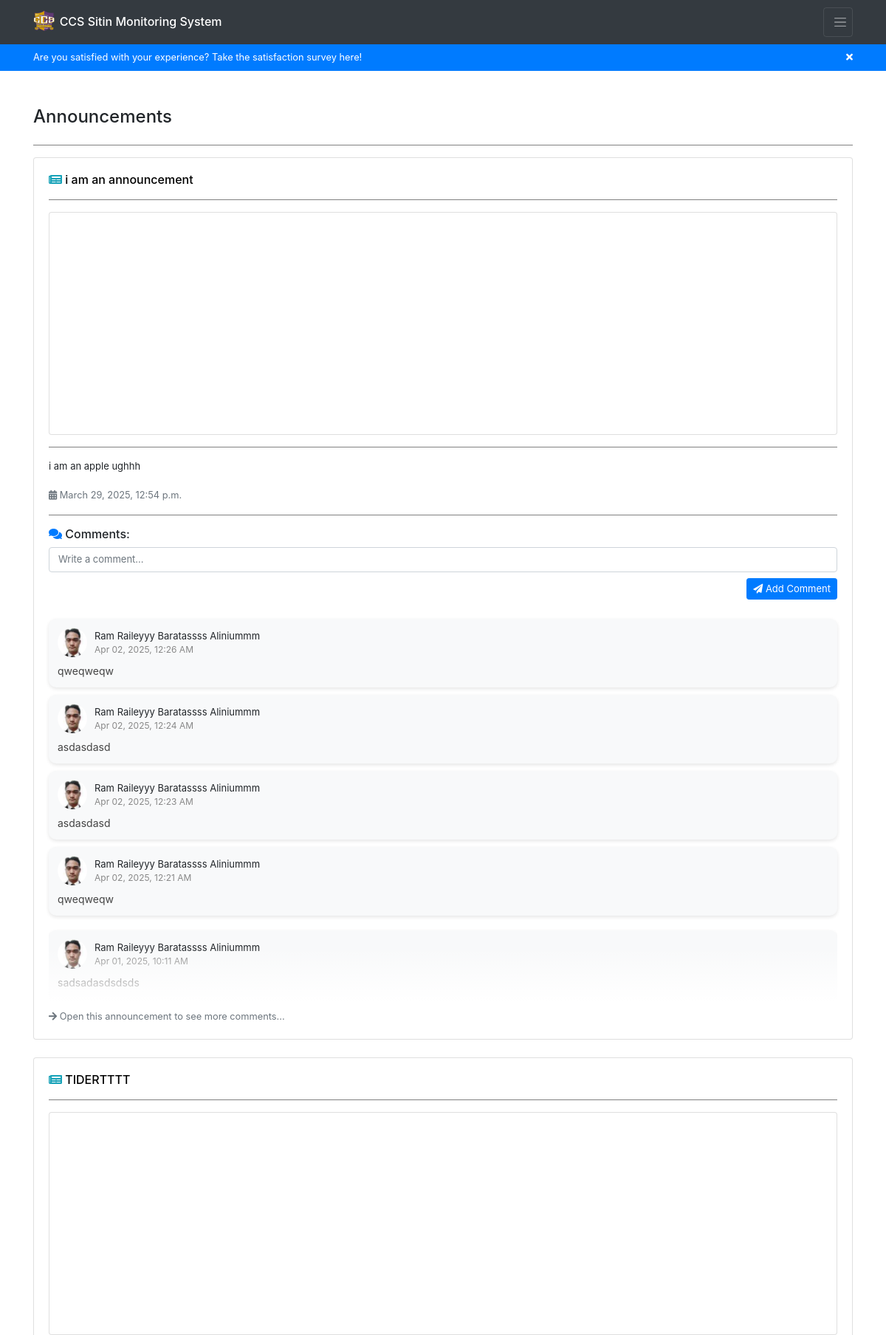
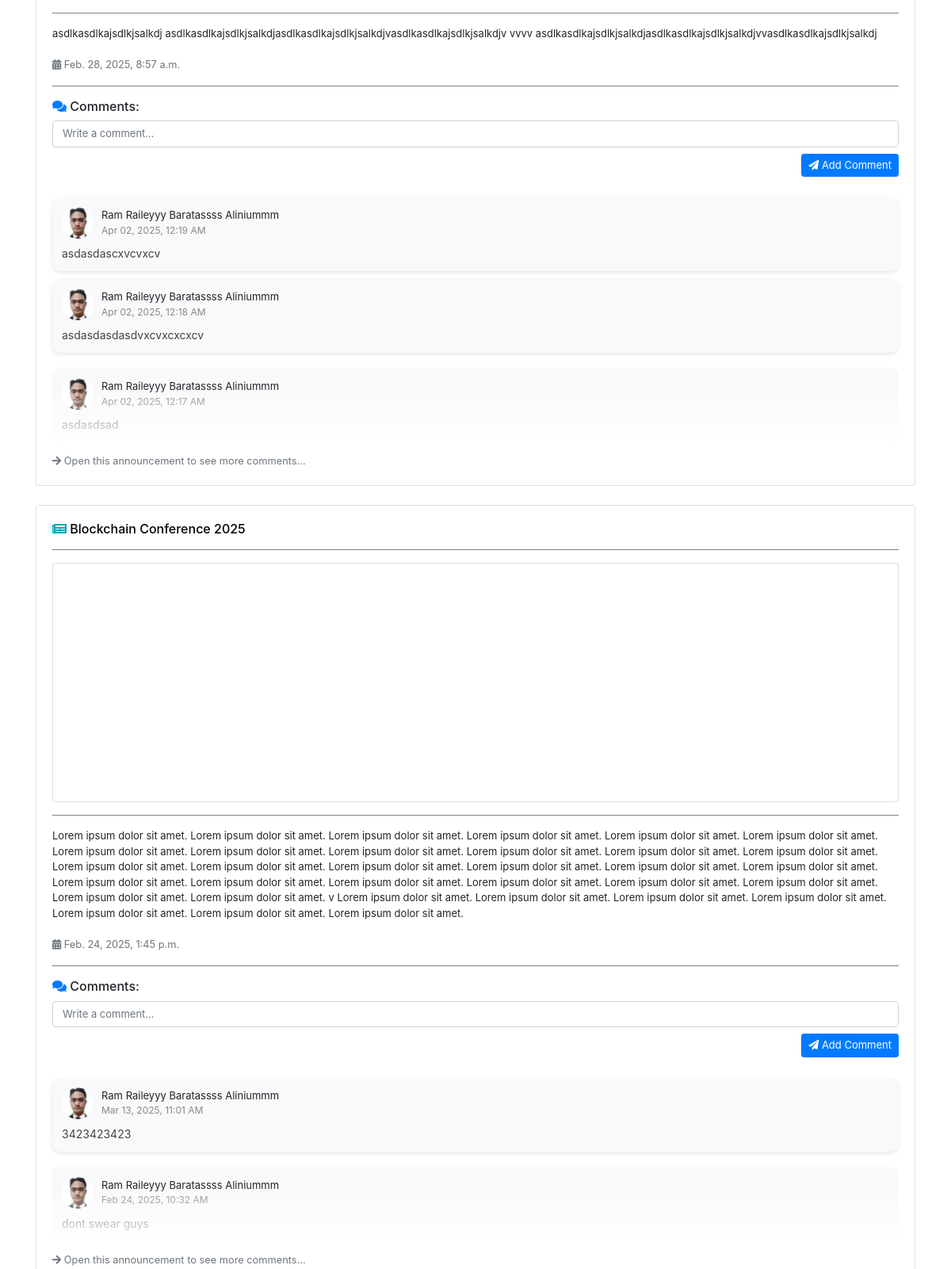
Page /announcements/ (signed in, upper part) on the committed database (2 pictures, top to bottom).
### backend/models.py (models this page shows, shortened)
class Announcement(models.Model):
    title = models.CharField(max_length=255, blank=True, null=True)
    content = models.TextField(blank=True, null=True)
    image = models.ImageField(upload_to="announcements/", default="announcements/announcement.jpg", blank=True, null=True)
    date = models.DateTimeField(auto_now_add=True)
    updated_at = models.DateTimeField(auto_now=True)
    superuser = models.ForeignKey(User, on_delete=models.CASCADE, limit_choices_to={'is_superuser': True})

class AnnouncementComment(models.Model):
    comment = models.TextField(blank=True, null=True)
    date = models.DateTimeField(auto_now_add=True)
    updated_at = models.DateTimeField(auto_now=True)
    announcement = models.ForeignKey(Announcement, on_delete=models.CASCADE)
    user = models.ForeignKey(User, on_delete=models.CASCADE)

class Registration(models.Model):
    idno = models.IntegerField(primary_key=True)
    lastname = models.CharField(max_length=80, null=True, blank=True)
    firstname = models.CharField(max_length=80, null=True, blank=True)
    middlename = models.CharField(max_length=80, null=True, blank=True)
    course = models.CharField(max_length=80, choices=COURSE_CHOICES, null=True, blank=True)
    level = models.IntegerField(null=True, choices=LEVEL_CHOICES, blank=True)
    email = models.EmailField(max_length=80, null=True, blank=True)
    address = models.CharField(max_length=255, null=True, blank=True)
    sessions = models.IntegerField(default=30, null=True, blank=True)
    points = models.IntegerField(default=0, null=True, blank=True)
    sitins_count = models.IntegerField(default=0, null=True, blank=True)
    profilepicture_og = models.ImageField(upload_to="profiles/", default="profiles/default.jpg", blank=True, null=True)
    profilepicture_lg = models.ImageField(upload_to="profiles/", default="profiles/default_lg.jpg", blank=True, null=True)
    profilepicture_md = models.ImageField(upload_to="profiles/", default="profiles/default_md.jpg", blank=True, null=True)
    profilepicture_sm = models.ImageField(upload_to="profiles/", default="profiles/default_sm.jpg", blank=True, null=True)
    profiledescription = models.TextField(blank=True, null=True)
    username = models.OneToOneField(User, on_delete=models.CASCADE)

### backend/views.py (the view)
# urls.py: path('announcements/', views.announcements, name='user-announcements'),
@login_required
def announcements(request):
    if request.user.is_authenticated:
        announcements = Announcement.objects.all().prefetch_related(
            Prefetch(
                'announcementcomment_set',
                queryset=AnnouncementComment.objects.select_related(
                    'user',
                    'user__registration'
                ).order_by('-date')
            )
        ).order_by('-updated_at')
        paginator = Paginator(announcements, 3)
        page_number = request.GET.get('page')
        page_obj = paginator.get_page(page_number)
        try:
            register = Registration.objects.get(username=request.user)
        except Registration.DoesNotExist:
            register = request.user
        return render(request, 'backend/pages/announcements.html', context={'announcements': page_obj, 'register': register} )
    return redirect('/')

### backend/templatetags/custom_filters.py (called while the page is built)
@register.filter
def time_ago(value):
    now = datetime.now(timezone.utc)
    diff = now - value
    seconds = diff.total_seconds()
    if seconds < 60:
        return f"{int(seconds)} seconds ago"
    elif seconds < 3600:
        minutes = int(seconds / 60)
        return f"{minutes} minute{'s' if minutes != 1 else ''} ago"
    elif seconds < 86400:
        hours = int(seconds / 3600)
        return f"{hours} hour{'s' if hours != 1 else ''} ago"
    else:
        return value.strftime("%b %d, %Y, %I:%M %p ")  # Fallback to date if > 1 day

### backend/templates/backend/pages/announcements.html (shortened to what this page needs)
{% extends 'backend/base.html' %}
{% load static %}
{% load custom_filters %}
{% block content %}
<div class="container mt-5">
    <div class="d-flex align-items-center mb-4">
        <h4 class="m-0">Announcements</h4>
    </div>
    <hr>
    {% for announcement in announcements %}
    <div id="announcement-body" class="card mb-4 announcement-card shadow-sm">
        <div class="card-body">
            <h6 class="announcement-title">
                <i class="fas fa-newspaper text-info"></i>
                <a href="{% url 'user-announcement' announcement.id %}" title="View this announcement">{{ announcement.title }}</a>
            </h6>
            <hr>
            {% if announcement.image %}
            <div class="text-center card">
                <img src="{{ announcement.image.url }}"
                    alt="Announcement Image"
                    class="img-fluid rounded"
                    style="max-height: 300px; object-fit: cover;"
                    loading="lazy"
                    decoding="async">
            </div>
            <hr>
            {% endif %}
            <p>{{ announcement.content }}</p>
            <small class="text-muted">
                <i class="fas fa-calendar-alt"></i> {{ announcement.date }}
            </small>
            <hr>
            <div>
                <h6><i class="fas fa-comments text-primary"></i> Comments:</h6>
                <form id="comment-form-{{ announcement.id }}">
                    <div class="form-group">
                        <textarea class="form-control comment-box" rows="1" placeholder="Write a comment..." style="resize: none; overflow-y: hidden;"
                        oninput="this.style.height = ''; this.style.height = this.scrollHeight + 'px'"
                        required></textarea>
                        <button type="button"
                            data-announcement_id="{{ announcement.id }}"
                            onclick="PostComment(this, this.parentElement.parentElement)"
                            class="btn btn-sm btn-primary float-right mt-2">
                            <i class="fas fa-paper-plane"></i> Add Comment
                        </button>
                    </div>
                </form>
                {% with announcement.announcementcomment_set.all|slice:":5" as comments %}
                    {% for comment in comments %}
                    {% if forloop.last %}
                    <div class="fade-wrapper">
                    {% endif %}
                        <div class="comment-card">
                            <div class="comment-header">
                                <img src="{{ comment.user.registration.profilepicture_sm.url }}" alt="Profile Picture"
                                    class="comment-pic">
                                <div class="comment-user-info">
                                    <p class="mb-0">{{ comment.user.registration.firstname }} {{ comment.user.registration.middlename }} {{ comment.user.registration.lastname }}</p>
                                    <span class="comment-date">{{ comment.date|time_ago }}</span>
                                </div>
                            </div>
                            <div class="comment-body">
                                <p>{{ comment.comment }}</p>
                            </div>
                        </div>
                    {% if forloop.last %}
                    </div>
                    {% endif %}
                    {% endfor %}
                {% if comments %}
                    <a href="{% url 'user-announcement' announcement.id %}" class="small text-muted">
                        <i class="fas fa-arrow-right"></i> Open this announcement to see more comments...
                    </a>
                {% else %}
                    <p class="text-muted"><i class="fas fa-info-circle"></i> No comments yet.</p>
                {% endif %}
                {% endwith %}
            </div>
        </div>
    </div>
    {% empty %}
    <div class="card p-3 shadow-sm">
        <h5 class="text-muted"><i class="fas fa-exclamation-circle"></i> No announcements available.</h5>
    </div>
    {% endfor %}
</div>
{% endblock %}

### backend/static/backend/css/styles.css (style rules this page uses)
* { box-sizing: border-box; padding: 0; margin: 0; }
p { font-size: small; }
button { font-size: small; }
.btn { font-size: small; }
form { display: flex; flex-direction: column; row-gap: 10px; }
hr { width: 100%; border: none; border-top: 1px solid gray; }
.comment-card { background: #f8f9fa; border-radius: 10px; padding: 12px; margin: 10px 0; display: flex; flex-direction: column; box-shadow: 0 2px 5px rgba(0, 0, 0, 0.1); }
.comment-header { display: flex; align-items: center; margin-bottom: 8px; }
.comment-pic { width: 40px; height: 40px; border-radius: 50%; object-fit: cover; margin-right: 10px; }
.comment-user-info { display: flex; flex-direction: column; }
.comment-date { font-size: 12px; color: #888; }
.comment-body p { font-size: 14px; margin: 0; color: #444; }
input[type="text"], input[type="email"], input[type="password"], input[type="number"], input[type="search"], input[type="tel"], input[type="url"], input[type="date"], input[type="datetime-local"], input[type="month"], input[type="week"], input[type="time"], textarea, select { font-size: small !important; }

### backend/templates/backend/pages/announcements.html (style rules this page uses)
.fade-wrapper { position: relative; overflow: hidden; }
.fade-wrapper::after { content: ''; position: absolute; bottom: 0; left: 0; right: 0; height: 80px; background: linear-gradient(to bottom, rgba(255, 255, 255, 0), rgba(255, 255, 255, 1) 90%); pointer-events: none; }
.fade-wrapper::before { content: ''; position: absolute; bottom: 0; left: 0; right: 0; height: 1px; background: linear-gradient(to right, rgba(0, 0, 0, 0.1), rgba(0, 0, 0, 0.1) 50%, rgba(0, 0, 0, 0)); pointer-events: none; }
.announcement-title a { color: black; }

### rows in the picture
Announcement: title "i am an announcement", image (picture), content "i am an apple ughhh", date "March 29, 2025, 12:54 p.m."
AnnouncementComment: user.registration.profilepicture_sm (picture), user.registration.firstname "Ram Raileyyy", user.registration.middlename "Baratassss", user.registration.lastname "Aliniummm", date "Apr 02, 2025, 12:26 AM", comment "qweqweqw"
AnnouncementComment: user.registration.profilepicture_sm (picture), user.registration.firstname "Ram Raileyyy", user.registration.middlename "Baratassss", user.registration.lastname "Aliniummm", date "Apr 02, 2025, 12:24 AM", comment "asdasdasd"
AnnouncementComment: user.registration.profilepicture_sm (picture), user.registration.firstname "Ram Raileyyy", user.registration.middlename "Baratassss", user.registration.lastname "Aliniummm", date "Apr 02, 2025, 12:23 AM", comment "asdasdasd"
AnnouncementComment: user.registration.profilepicture_sm (picture), user.registration.firstname "Ram Raileyyy", user.registration.middlename "Baratassss", user.registration.lastname "Aliniummm", date "Apr 02, 2025, 12:21 AM", comment "qweqweqw"
AnnouncementComment: user.registration.profilepicture_sm (picture), user.registration.firstname "Ram Raileyyy", user.registration.middlename "Baratassss", user.registration.lastname "Aliniummm", date "Apr 01, 2025, 10:11 AM", comment "sadsadasdsdsds"
Announcement: title "TIDERTTTT", image (picture), content "asdlkasdlkajsdlkjsalkdj asdlkasdlkajsdlkjsalkdjasdlkasdlkajsdlkjsalkdjvasdlkasdlkajsdlkjsalkdjv vvvv asdlkasdlkajsdlkjsalkdjasdlkasdlkajsdlkjsalkdjvvasdlkasdlkajsdlkjsalkdj", date "Feb. 28, 2025, 8:57 a.m."
AnnouncementComment: user.registration.profilepicture_sm (picture), user.registration.firstname "Ram Raileyyy", user.registration.middlename "Baratassss", user.registration.lastname "Aliniummm", date "Apr 02, 2025, 12:19 AM", comment "asdasdascxvcvxcv"
AnnouncementComment: user.registration.profilepicture_sm (picture), user.registration.firstname "Ram Raileyyy", user.registration.middlename "Baratassss", user.registration.lastname "Aliniummm", date "Apr 02, 2025, 12:18 AM", comment "asdasdasdasdvxcvxcxcxcv"
AnnouncementComment: user.registration.profilepicture_sm (picture), user.registration.firstname "Ram Raileyyy", user.registration.middlename "Baratassss", user.registration.lastname "Aliniummm", date "Apr 02, 2025, 12:17 AM", comment "asdasdsad"
Announcement: title "Blockchain Conference 2025", image (picture), content "Lorem ipsum dolor sit amet. Lorem ipsum dolor sit amet. Lorem ipsum dolor sit amet. Lorem ipsum dolor sit amet. Lorem ipsum dolor sit amet. Lorem ipsum dolor sit amet. Lorem ipsum dolor sit amet. Lorem ipsum dolor sit amet. Lorem ipsum dolor sit amet. Lorem ipsum dolor sit amet. Lorem ipsum dolor sit amet. Lorem ipsum dolor sit amet. Lorem ipsum dolor sit amet. Lorem ipsum dolor sit amet. Lorem ipsum dolor sit amet. Lorem ipsum dolor sit amet. Lorem ipsum dolor sit amet. Lorem ipsum dolor sit amet. Lorem ipsum dolor sit amet. Lorem ipsum dolor sit amet. Lorem ipsum dolor sit amet. Lorem ipsum dolor sit amet. Lorem ipsum dolor sit amet. Lorem ipsum dolor sit amet. Lorem ipsum dolor sit amet.…", date "Feb. 24, 2025, 1:45 p.m."
AnnouncementComment: user.registration.profilepicture_sm (picture), user.registration.firstname "Ram Raileyyy", user.registration.middlename "Baratassss", user.registration.lastname "Aliniummm", date "Mar 13, 2025, 11:01 AM", comment "3423423423"
AnnouncementComment: user.registration.profilepicture_sm (picture), user.registration.firstname "Ram Raileyyy", user.registration.middlename "Baratassss", user.registration.lastname "Aliniummm", date "Feb 24, 2025, 10:32 AM", comment "dont swear guys"
